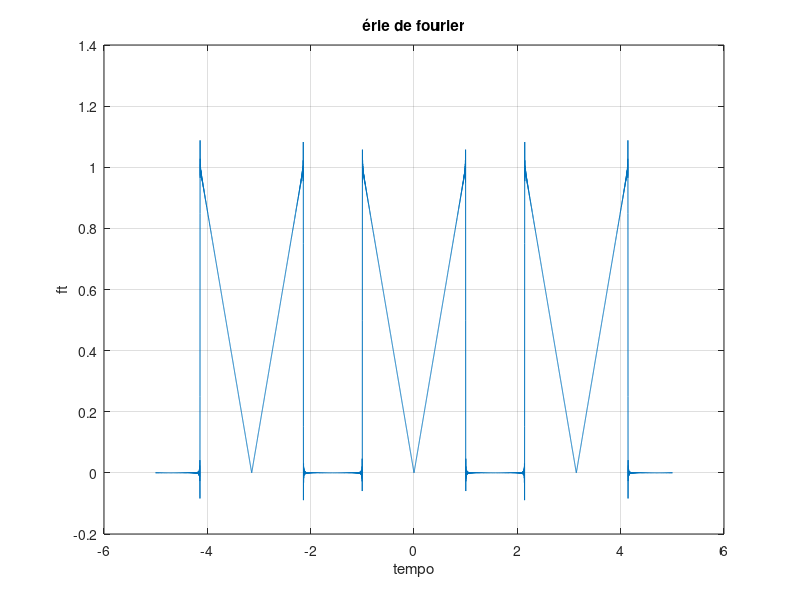

The MATLAB source for this figure:
t = -5:0.001:5;
a0 = 1/pi;
T = pi;
w = 2*pi/T
ft = a0;

for n = 1:1000

  ft = ft + (1/(pi*n*n))*[cos(2*n)+2*n*sin(2*n)-1]*cos(n*w*t);
end
figure;
plot(t, ft);
xlabel('tempo');
ylabel('ft');
title('érie de fourier');
grid on;
